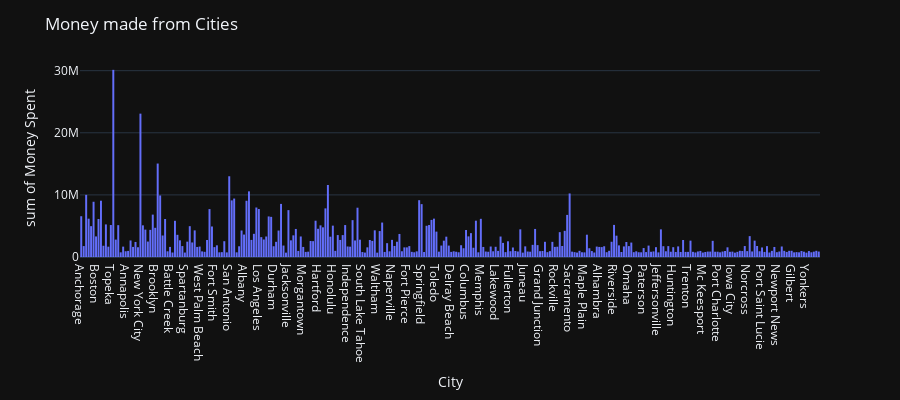

Here is the notebook cell this chart was saved with:
### Markdown cell above
Tip: Although customers in Dallas and Houston bought 19 cars, the sum of sales from Houston customers placed them in top 5

### Code cell
# a histogram plot to show money made from cities
fig = px.histogram(df, x = "City", y = "Sales", labels = {'Sales': "Money Spent "}
                   , template='plotly_dark', height = 400)#.update_xaxes(categoryorder='total descending')
fig.update_layout(
    title_text='Money made from Cities')
fig.show()

### Figure 1 — Plotly figure (JSON) as saved in the notebook; plotly's stock layout.template omitted (floating-point values rounded to 4 significant figures; data arrays with more than 128 entries replaced by an {"elided": "..."} marker saying what was removed)
{"data": [{"bingroup": "x", "histfunc": "sum", "hovertemplate": "City=%{x}<br>sum of Money Spent =%{y}<extra></extra>", "legendgroup": "", "marker": {"color": "#636efa", "pattern": {"shape": ""}}, "name": "", "orientation": "v", "showlegend": false, "type": "histogram", "x": {"elided": "1000 str values"}, "xaxis": "x", "y": {"elided": "1000 float values"}, "yaxis": "y"}], "layout": {"barmode": "relative", "height": 400, "legend": {"tracegroupgap": 0}, "margin": {"t": 60}, "title": {"text": "Money made from Cities"}, "xaxis": {"anchor": "y", "domain": [0, 1], "title": {"text": "City"}}, "yaxis": {"anchor": "x", "domain": [0, 1], "title": {"text": "sum of Money Spent "}}}}
